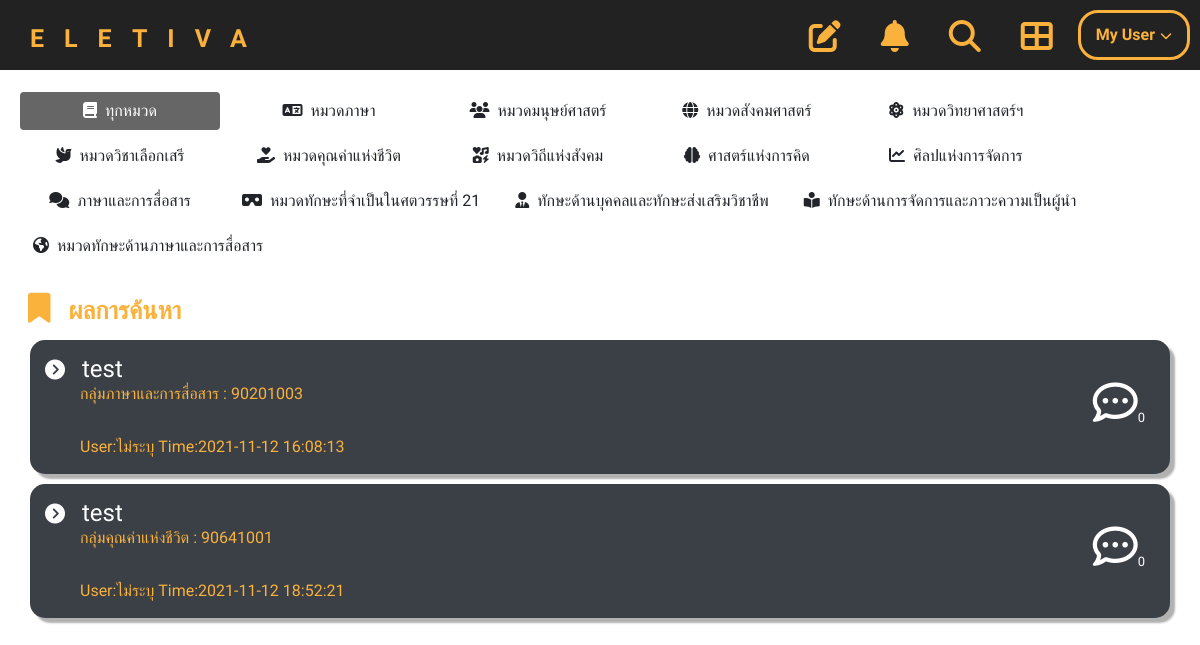
/category.php (signed in), run on an earlier commit of the app's database.
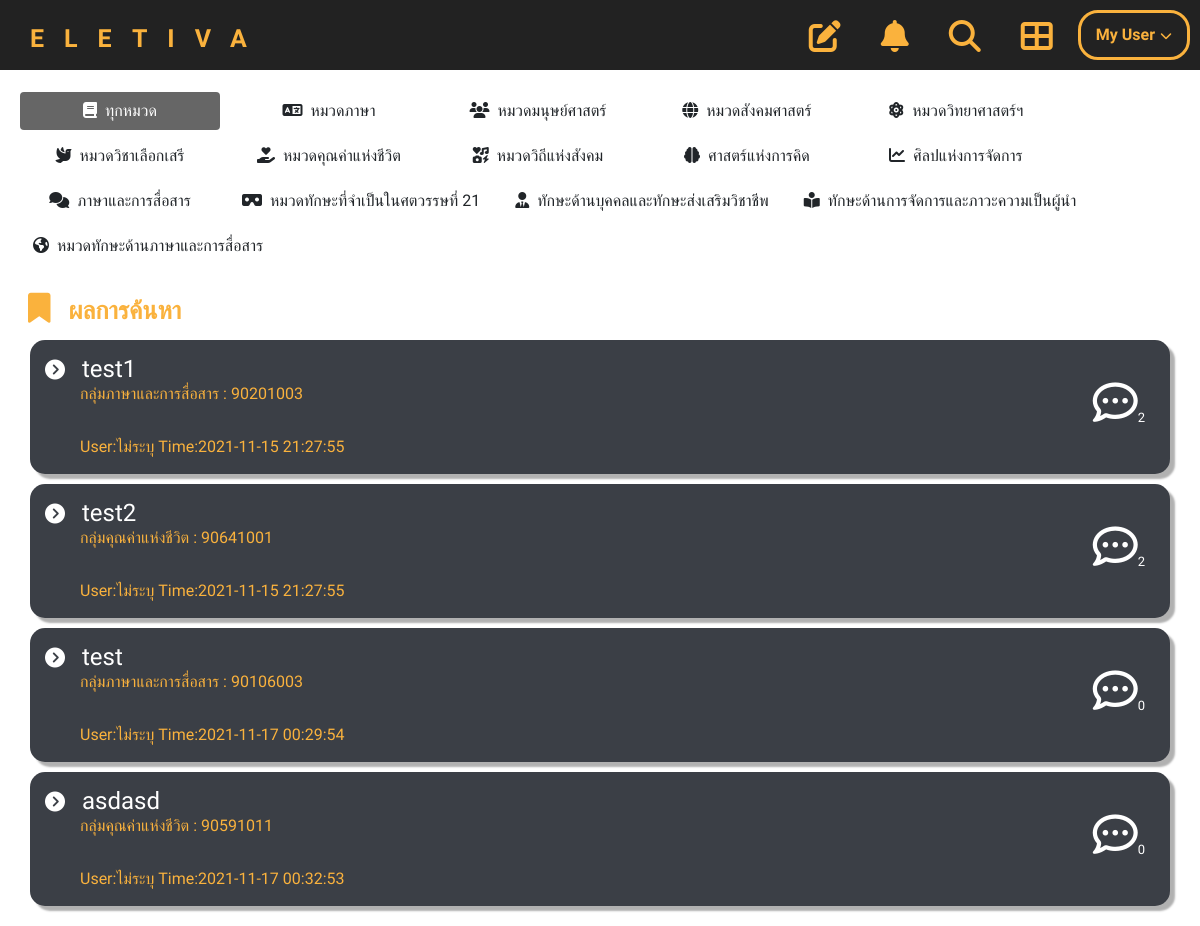
And on a later commit of the database.
### tables this page shows
CREATE TABLE `post` (
  `ID_post` int(11) UNSIGNED NOT NULL,
  `Group_subject` varchar(50) NOT NULL,
  `ID_subject` int(8) NOT NULL,
  `name_subject` varchar(75) NOT NULL,
  `type_post` int(2) NOT NULL,
  `title_post` varchar(50) NOT NULL,
  `msg_post` varchar(255) NOT NULL,
  `time_post` timestamp NOT NULL DEFAULT current_timestamp() ON UPDATE current_timestamp(),
  `create_by` bigint(20) UNSIGNED NOT NULL,
  `report` int(5) NOT NULL
);

CREATE TABLE `users` (
  `ID` bigint(20) UNSIGNED NOT NULL,
  `email` varchar(255) NOT NULL,
  `password` varchar(255) NOT NULL,
  `code` mediumint(50) DEFAULT NULL,
  `status` int(11) NOT NULL,
  `name` varchar(255) DEFAULT NULL,
  `major` varchar(255) DEFAULT NULL,
  `introduce` varchar(255) DEFAULT NULL,
  `picture` varchar(255) DEFAULT NULL,
  `sex` varchar(1) DEFAULT NULL
);

### category.php (the view, shortened to what the changed rows need)
<link rel="stylesheet" type="text/css" href="css/home_index.css">
<link rel="stylesheet" type="text/css" href="css/category.css">
<?php
include "header.php";
?>
<?php if((isset($_SESSION['status']) && !empty($_SESSION['status']) && $_SESSION['status'] != 3) || empty($_SESSION['status'])) : ?>
<section>
    <div class="inf ">
    <?php
    if(isset($_POST["E01"])){
        $query = "SELECT * FROM post WHERE Group_subject = 'กลุ่มวิชาภาษา'";
    }
    elseif(isset($_POST["E02"])){
        $query = "SELECT * FROM post WHERE Group_subject = 'กลุ่มวิชามนุษย์ศาสตร์'";
    }
    elseif(isset($_POST["E03"])){
        $query = "SELECT * FROM post WHERE Group_subject = 'กลุ่มวิชาสังคมศาสตร์'";
    }
    elseif(isset($_POST["E04"])){
        $query = "SELECT * FROM post WHERE Group_subject = 'กลุ่มวิชาวิทยาศาสตร์กับคณิตศาสตร์'";
    }
    elseif(isset($_POST["E05"])){
        $query = "SELECT * FROM post WHERE Group_subject = 'วิชาเลือกเสรี'";
    }
    elseif(isset($_POST["E06"])){
        $query = "SELECT * FROM post WHERE Group_subject = 'กลุ่มคุณค่าแห่งชีวิต'";
    }
    elseif(isset($_POST["E07"])){
        $query = "SELECT * FROM post WHERE Group_subject = 'กลุ่มวิถีแห่งสังคม'";
    }
    elseif(isset($_POST["E08"])){
        $query = "SELECT * FROM post WHERE Group_subject = 'กลุ่มศาสตร์แห่งการคิด'";
    }
    elseif(isset($_POST["E09"])){
        $query = "SELECT * FROM post WHERE Group_subject = 'กลุ่มศิลปแห่งการจัดการ'";
    }
    elseif(isset($_POST["E10"])){
        $query = "SELECT * FROM post WHERE Group_subject = 'กลุ่มภาษาและการสื่อสาร'";
    }
    elseif(isset($_POST["E11"])){
        $query = "SELECT * FROM post WHERE Group_subject = 'กลุ่มทักษะที่จำเป็นในศตวรรษที่ 21'";
    }
    elseif(isset($_POST["E12"])){
        $query = "SELECT * FROM post WHERE Group_subject = 'กลุ่มทักษะด้านบุคคลและทักษะส่งเสริมวิชาชีพ'";
    }
    elseif(isset($_POST["E13"])){
        $query = "SELECT * FROM post WHERE Group_subject = 'กลุ่มทักษะด้านการจัดการและภาวะความเป็นผู้นำ'";
    }
    elseif(isset($_POST["E14"])){
        $query = "SELECT * FROM post WHERE Group_subject = 'กลุ่มทักษะด้านภาษาและการสื่อสาร'";
    }
    else{
        $query = "SELECT * FROM post";
    }
    $result = mysqli_query($connect, $query);
    while($row =  mysqli_fetch_assoc($result)){
        $x = $row['ID_post'];
		$findCA = "SELECT COUNT(ID_comment) FROM comment WHERE from_post='$x'";
		$y = mysqli_query($connect, $findCA);
        $z = $row['create_by'];
        $queryU = "SELECT * FROM users WHERE ID = '$z'";
        $ua = mysqli_query($connect, $queryU);
        $rowUser = mysqli_fetch_assoc($ua);
        $name = (empty($rowUser['name'])) ? 'ไม่ระบุ' : $rowUser["name"];
		if($n =  mysqli_fetch_assoc($y)){
            echo '<a href="post.php?id='.$row['ID_post'].'" class="Content">';
            echo '    <div class="post_btn">';
            echo '        <div class="A_left">';
            echo '            <i class="icon_next fas fa-chevron-circle-right"></i>';
            echo '            <h4 class="textC" name="Post">'.$row['title_post'].'</h4>';
            echo '            <h6 class="textS" name="subject">'.$row['Group_subject'].' : '.$row['ID_subject'].'</h6>';
            echo '            <br><p class="Timestamp">User:'.$name.' Time:'.$row['time_post'].'</p>';
            echo '        </div>';
            echo '        <div  class="A_right">';
            echo '            <i class="iconcomment far fa-comment-dots"></i>';
            echo '            <h5 class="commentN">'.$n['COUNT(ID_comment)'].'</h5>';
            echo '        </div>';
            echo '    </div>';
            echo '</a>';
        }
    }
    ?>
    </div>
</section>
<?php else: ?>
<?php include "logout.php"; ?>
<?php endif ?>

What changed in the data, as far as the page shows it:
changed post: title_post "test" → "test1"; time_post "2021-11-12 16:08:13" → "2021-11-15 21:27:55"; COUNT "0" → "2"
changed post: title_post "test" → "test2"; time_post "2021-11-12 18:52:21" → "2021-11-15 21:27:55"; COUNT "0" → "2"
added post: title_post "test", Group_subject "กลุ่มภาษาและการสื่อสาร", ID_subject "90106003", create_by.name "ไม่ระบุ", time_post "2021-11-17 00:29:54", COUNT "0"
added post: title_post "asdasd", Group_subject "กลุ่มคุณค่าแห่งชีวิต", ID_subject "90591011", create_by.name "ไม่ระบุ", time_post "2021-11-17 00:32:53", COUNT "0"
